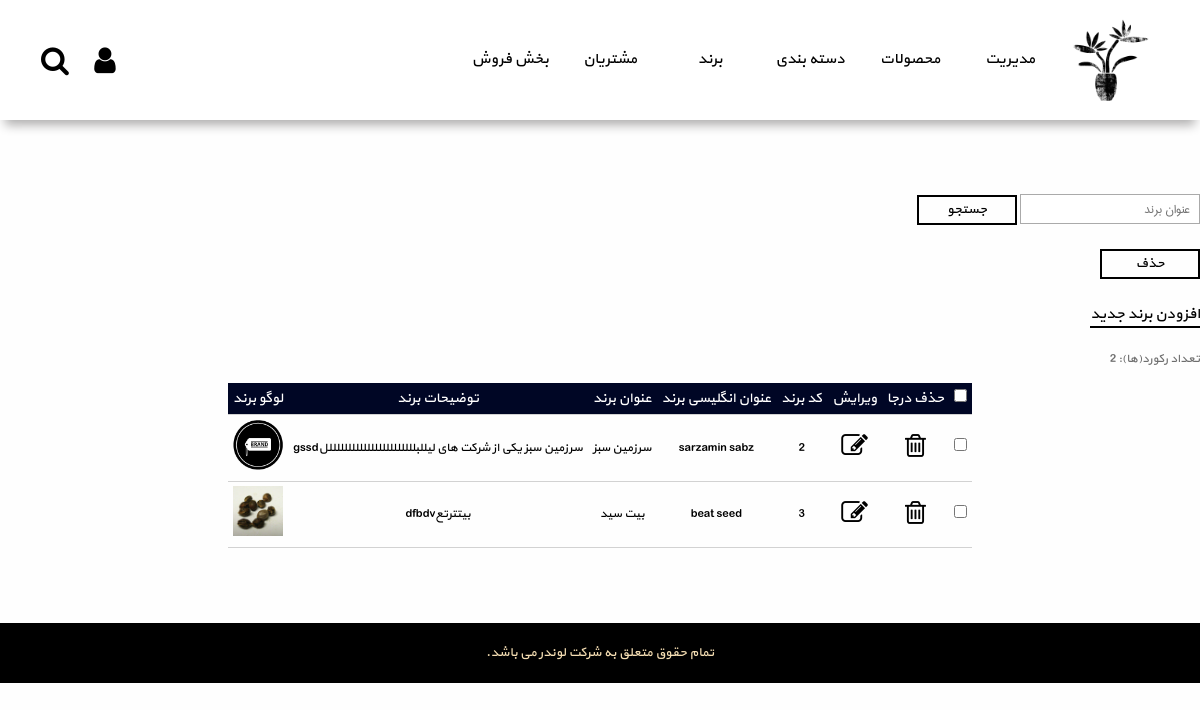
Screenshot of /admin/brand_view.php (signed in) with the database file from the repository.
### tables this page shows
CREATE TABLE IF NOT EXISTS `brands` (
  `brand_id` int(20) NOT NULL,
  `brand_name` varchar(50) NOT NULL,
  `brand_title` varchar(50) NOT NULL,
  `logo` varchar(50) DEFAULT 'default_brand.png',
  `brand_desc` varchar(200) DEFAULT NULL
);

### admin/brand_view.php (the view, shortened to what this page needs)
<!doctype html>
<?php
require_once('../include/connect.php');
$sql = "SELECT * FROM brands";
$stmt = $con->query($sql);
$rowCount = $stmt->rowCount();
?>
<html lang="fa">
<head>
</head>
<body>
<?php require_once("header.php"); ?>
<div class="container">
    <br/>
    <div>
        <form name="search-form" action="<?php echo htmlspecialchars($_SERVER['PHP_SELF']); ?>" method="post">
            <input type="search" name="search" id="search" placeholder="عنوان برند">
            <input type="submit" value="جستجو">
        </form>
    </div>
    <br>
    <div>
        <form id="delete-checkbox-form" name="delete-checkbox-form"
              action="<?php echo htmlspecialchars($_SERVER['PHP_SELF']); ?>" method="post">
            <input id="delete-sub" name="delete-sub" type="submit" value="حذف">
        </form>
    </div>
    <br/>
    <div class="info"><a href="brand_add.php">افزودن برند جدید</a></div>
    <table id="table-list">
        <tr>
            <td><input type="checkbox" onchange="checkAll(this)" name="delete-checkbox[]"/></td>
            <td>حذف درجا</td>
            <td>ویرایش</td>
            <td>کد برند</td>
            <td>عنوان انگلیسی برند</td>
            <td>عنوان برند</td>
            <td>توضیحات برند</td>
            <td>لوگو برند</td>
        </tr>
        <?php
        echo '<br><div class="info">تعداد رکورد(ها): ' . $rowCount . '</div>';
        while ($row = $stmt->fetchObject()) {
            echo '<tr>';
            echo '<td><input form="delete-checkbox-form" type="checkbox" name="delete-checkbox[]" value="' . $row->brand_id . '" /></td>';
            echo '<td><button class="little-image" form="delete-checkbox-form" name="delete-field" value="' . $row->brand_id . '"><i class=" table-icon color-light-blue ">&#xf014;</i></button></td>';
            echo '<td><button  class="little-image" form="edit-form" name="edit-field" value="' . $row->brand_id . '"><i class="table-icon color-light-blue ">&#xf044;</i></button></td>';
            echo '<td>' . $row->brand_id . '</td>';
            echo '<td>' . $row->brand_name . '</td>';
            echo '<td>' . $row->brand_title . '</td>';
            echo '<td>' . $row->brand_desc . '</td>';
            echo '<td>' . '<img src="../photo/logo/' . $row->logo . '">' . '</td>';
            echo '<tr>';
        }
        echo '</table>';
        echo '</div>';
        ?>
        <?php require_once('footer.php'); ?>
</body>
</html>

### template/template1/css/list.css (style rules this page uses)
input[type=submit] { box-sizing: border-box; cursor: pointer; text-shadow: 0 1px 0 #fff; border: 2px solid black; transition: all 0.4s ease; width: 100px; height: 30px; background: none; color: black; }
input[type=search], input[type=text] { width: 180px; height: 30px; font-size: 15px; border: none; box-shadow: 0px 0px 0px 1px #aaa inset; padding: 5px 10px; box-sizing: border-box; font-family: iran_sans; }
td > img { width: 50px; height: 50px; object-fit: cover; float: none; }

### template/template1/css/admin_main.css (style rules this page uses)
* { margin: 0; padding: 0; font-family: 'yekan'; color: rgba(12, 19, 42, 0.71); }
html { direction: rtl; }
body { background-color: #fefefe; }
img { border: none; }
a { text-decoration: none; color: #0781c1; }
.info { color: #6e6e6e; font-size: 12px; }
.info a { color: black; font-size: 15px; cursor: pointer; transition: all 1s ease; border-bottom: 2px solid black; }
.table-icon { font: normal normal normal 14px/1 FontAwesome; color: black; font-size: 2em; }
.little-image { width: 40px; height: 40px; }
button { border: none; background-color: transparent; cursor: pointer; }
.container { width: 1200px; margin: 50px auto 60px auto; overflow: auto; }
.right-children div, img, p { float: right; height: 100px; }
.left-children div, img, p { float: right; height: 100px; }

### template/template1/css/table.css (style rules this page uses)
table { border-spacing: 4px; border-collapse: collapse; margin: 15px auto; }
table > tbody > tr:first-child > td { font-size: 14px; background-color: #000625; color: white; }
td { padding: 5px; font-size: 12px; text-align: center; font-family: 'yekan'; color: black; border-bottom: 1px solid #d2d2d2; }
a { cursor: pointer; }

### rows the page displays
brands: brand_id "2", brand_name "sarzamin sabz", brand_title "سرزمین سبز", brand_desc "سرزمین سبز یکی از شرکت های لیللبللللللللللللللللللللللللgssd", logo (placeholder picture)
brands: brand_id "3", brand_name "beat seed", brand_title "بیت سید", brand_desc "بیتترتعdfbdv", logo (picture)

### other values shown
$rowCount "2"
